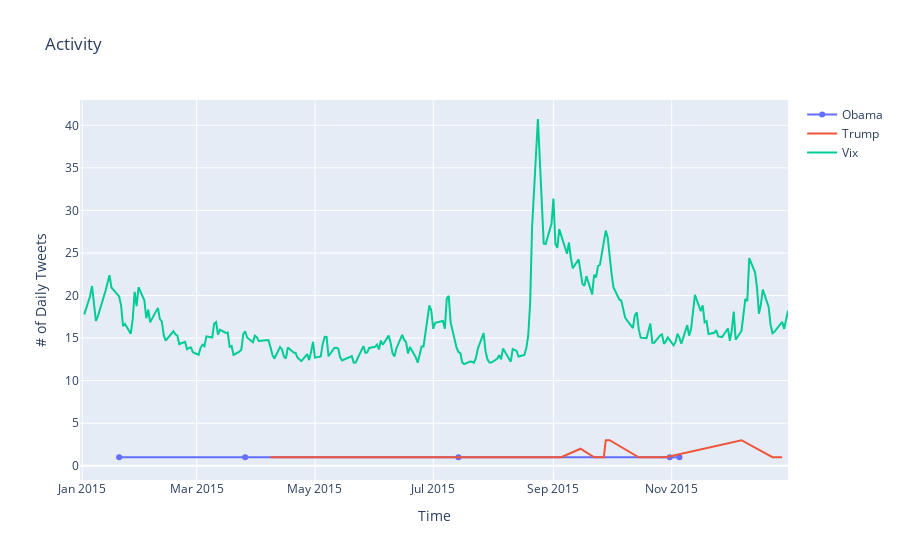

Source (notebook cell):
### Code cell
words_stocks('tax', '01/01/15','01/01/16' )

### Figure 1 — Plotly figure (JSON) as saved in the notebook; plotly's stock layout.template omitted (floating-point values rounded to 4 significant figures; data arrays with more than 128 entries replaced by an {"elided": "..."} marker saying what was removed)
{"data": [{"name": "Obama", "type": "scatter", "x": ["2015-11-05", "2015-10-31", "2015-07-14", "2015-03-26", "2015-01-20"], "y": [1, 1, 1, 1, 1]}, {"name": "Trump", "type": "scatter", "x": ["2015-04-08", "2015-04-15", "2015-04-16", "2015-04-19", "2015-04-28", "2015-05-31", "2015-06-22", "2015-07-31", "2015-08-23", "2015-09-05", "2015-09-15", "2015-09-22", "2015-09-27", "2015-09-28", "2015-09-30", "2015-10-15", "2015-10-29", "2015-12-07", "2015-12-23", "2015-12-28"], "y": [1, 1, 1, 1, 1, 1, 1, 1, 1, 1, 2, 1, 1, 3, 3, 1, 1, 3, 1, 1]}, {"name": "Vix", "type": "scatter", "x": {"elided": "252 str values"}, "y": {"elided": "252 float values"}}], "layout": {"title": {"text": "Activity"}, "xaxis": {"anchor": "y", "domain": [0, 1], "title": {"text": "Time"}}, "yaxis": {"anchor": "x", "domain": [0, 1], "title": {"text": "# of Daily Tweets"}}}}
